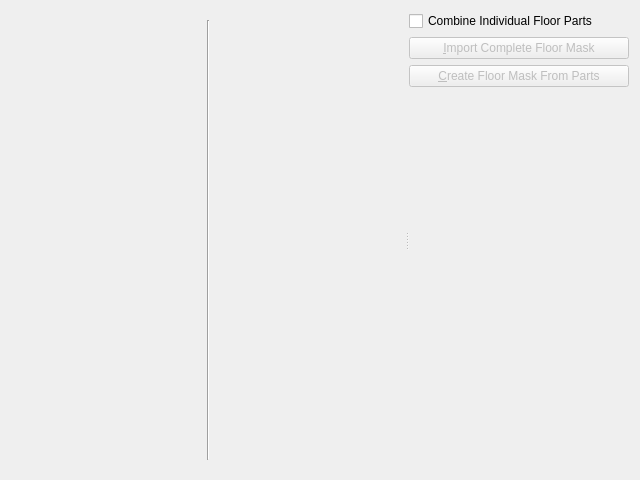
<?xml version="1.0" encoding="UTF-8"?>
<ui version="4.0">
 <class>CreateFloorMaskWidget</class>
 <widget class="QWidget" name="CreateFloorMaskWidget">
  <property name="geometry">
   <rect>
    <x>0</x>
    <y>0</y>
    <width>640</width>
    <height>480</height>
   </rect>
  </property>
  <property name="windowTitle">
   <string>Form</string>
  </property>
  <layout class="QHBoxLayout" name="horizontalLayout_99_0">
   <item>
    <widget class="QSplitter" name="splitter">
     <property name="orientation">
      <enum>Qt::Horizontal</enum>
     </property>
     <widget class="QFrame" name="floorPlanAndMaskFrame">
      <property name="sizePolicy">
       <sizepolicy hsizetype="MinimumExpanding" vsizetype="MinimumExpanding">
        <horstretch>100</horstretch>
        <verstretch>100</verstretch>
       </sizepolicy>
      </property>
      <property name="minimumSize">
       <size>
        <width>160</width>
        <height>0</height>
       </size>
      </property>
      <property name="frameShape">
       <enum>QFrame::NoFrame</enum>
      </property>
      <property name="frameShadow">
       <enum>QFrame::Plain</enum>
      </property>
      <property name="lineWidth">
       <number>0</number>
      </property>
      <layout class="QHBoxLayout" name="horizontalLayout_99_1">
       <item>
        <widget class="ImageView" name="m_planView" native="true">
         <property name="sizePolicy">
          <sizepolicy hsizetype="MinimumExpanding" vsizetype="MinimumExpanding">
           <horstretch>100</horstretch>
           <verstretch>100</verstretch>
          </sizepolicy>
         </property>
         <property name="font">
          <font>
           <strikeout>false</strikeout>
          </font>
         </property>
         <property name="acceptDrops">
          <bool>false</bool>
         </property>
         <property name="toolTip">
          <string/>
         </property>
         <property name="accessibleDescription">
          <string/>
         </property>
         <property name="autoFillBackground">
          <bool>false</bool>
         </property>
        </widget>
       </item>
       <item>
        <widget class="Line" name="line">
         <property name="orientation">
          <enum>Qt::Vertical</enum>
         </property>
        </widget>
       </item>
       <item>
        <widget class="ImageView" name="m_maskView" native="true">
         <property name="sizePolicy">
          <sizepolicy hsizetype="MinimumExpanding" vsizetype="MinimumExpanding">
           <horstretch>100</horstretch>
           <verstretch>100</verstretch>
          </sizepolicy>
         </property>
         <property name="autoFillBackground">
          <bool>false</bool>
         </property>
        </widget>
       </item>
      </layout>
     </widget>
     <widget class="QFrame" name="toolboxFrame">
      <property name="sizePolicy">
       <sizepolicy hsizetype="Preferred" vsizetype="Preferred">
        <horstretch>1</horstretch>
        <verstretch>0</verstretch>
       </sizepolicy>
      </property>
      <property name="minimumSize">
       <size>
        <width>220</width>
        <height>0</height>
       </size>
      </property>
      <property name="frameShape">
       <enum>QFrame::NoFrame</enum>
      </property>
      <property name="frameShadow">
       <enum>QFrame::Plain</enum>
      </property>
      <property name="lineWidth">
       <number>0</number>
      </property>
      <layout class="QVBoxLayout" name="verticalLayout">
       <property name="margin">
        <number>0</number>
       </property>
       <item>
        <layout class="QHBoxLayout" name="horizontalLayout">
         <item>
          <layout class="QVBoxLayout" name="verticalLayout_2">
           <property name="margin">
            <number>0</number>
           </property>
           <item>
            <widget class="QCheckBox" name="m_combineParts">
             <property name="enabled">
              <bool>true</bool>
             </property>
             <property name="toolTip">
              <string>Combine each cameras image to generate a floor mask</string>
             </property>
             <property name="text">
              <string>Combine Individual Floor Parts</string>
             </property>
            </widget>
           </item>
           <item>
            <widget class="QPushButton" name="m_importMaskBtn">
             <property name="enabled">
              <bool>false</bool>
             </property>
             <property name="text">
              <string>&amp;Import Complete Floor Mask</string>
             </property>
            </widget>
           </item>
           <item>
            <widget class="QPushButton" name="m_createMaskBtn">
             <property name="enabled">
              <bool>false</bool>
             </property>
             <property name="text">
              <string>&amp;Create Floor Mask From Parts</string>
             </property>
            </widget>
           </item>
           <item>
            <spacer name="verticalSpacer">
             <property name="orientation">
              <enum>Qt::Vertical</enum>
             </property>
             <property name="sizeHint" stdset="0">
              <size>
               <width>20</width>
               <height>40</height>
              </size>
             </property>
            </spacer>
           </item>
          </layout>
         </item>
        </layout>
       </item>
      </layout>
     </widget>
    </widget>
   </item>
  </layout>
 </widget>
 <customwidgets>
  <customwidget>
   <class>ImageView</class>
   <extends>QWidget</extends>
   <header>ImageView.h</header>
   <container>1</container>
  </customwidget>
 </customwidgets>
 <resources/>
 <connections/>
</ui>
